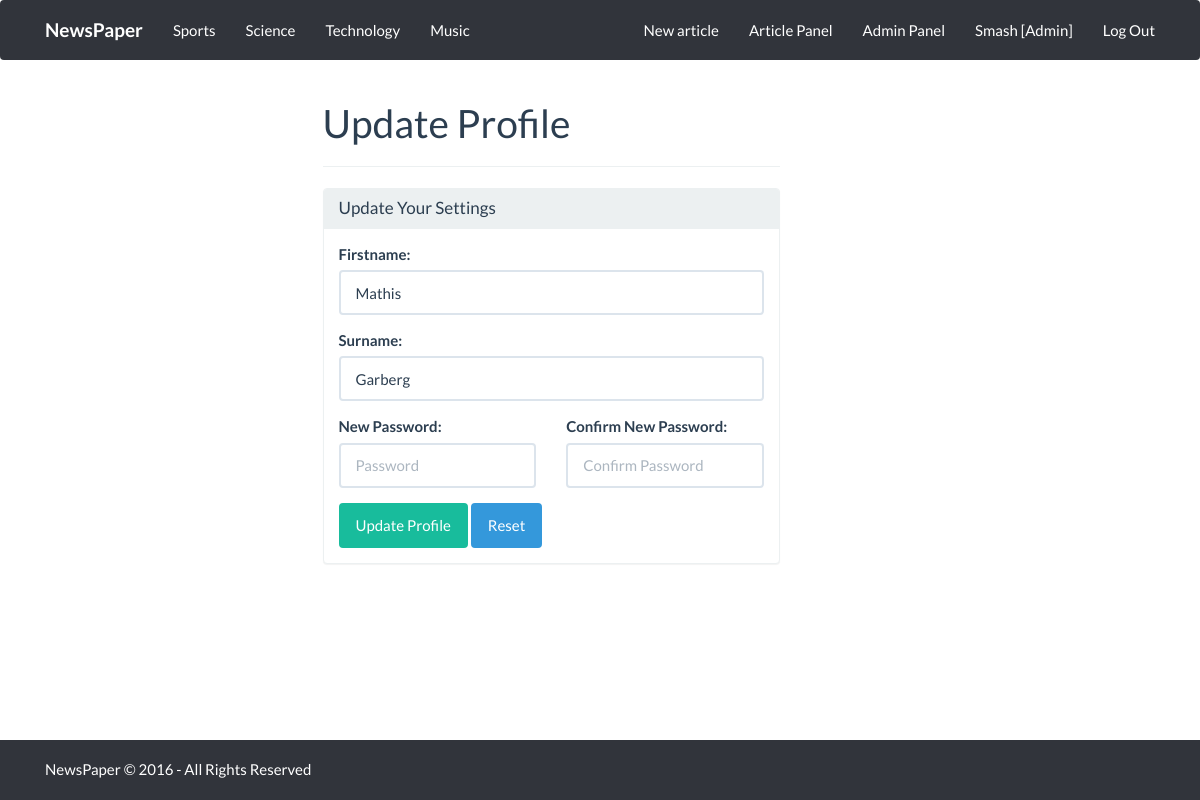
The app's page /profile.php (signed in) with its own data.
### tables this page shows
CREATE TABLE IF NOT EXISTS category (
	category VARCHAR(20)
);

CREATE TABLE IF NOT EXISTS users (
	id INT AUTO_INCREMENT PRIMARY KEY,
	username VARCHAR(32),
	password VARCHAR(128),
	name VARCHAR(30),
	surname VARCHAR(30),
	email VARCHAR(30),
	user_type INT(11)
);

CREATE TABLE IF NOT EXISTS user_type (
	id INT,
	name VARCHAR(255)
);

### includes/functions.php (called while the page is built)
<?php
	if(isset($_SESSION['id'])) {
		$my_id = $_SESSION['id'];
		$user_query = $con->query("SELECT username, user_type FROM users WHERE id = '$my_id'");
		$run_user = $user_query->fetch_array(MYSQLI_ASSOC);
		$username = $run_user['username'];
		$user_type = $run_user['user_type'];
		$query_type = $con->query("SELECT name FROM user_type WHERE id = '$user_type'");
		$run_level = $query_type->fetch_array(MYSQLI_ASSOC);
		$type_name = $run_level['name'];
	}
	else {
		header('Location: register.php');
	}
?>

### profile.php (the view, shortened to what this page needs)
<?php
	require_once('includes/connect.php');
	require_once('includes/functions.php');
?>
<!DOCTYPE html>
<html>
	<head>
		<link rel="stylesheet" type="text/css" href="css/bootstrap.css" />
		<link rel="stylesheet" type="text/css" href="css/style.css" />
		<link rel="stylesheet" type="text/css" href="css/bootstrap.flatfly.css" />
	</head>
	<body>
		<nav class="navbar navbar-default">
			<div class="container">
				<div class="container-fluid">
					<div class="navbar-header">
					  <a class="navbar-brand" href="index.php"><strong>NewsPaper</strong></a>
					</div>
					<ul class="nav navbar-nav">
						<?php
						$qry = $con->query("SELECT * FROM category LIMIT 0,6");
						while($row = $qry->fetch_array()) {
							echo "<li class=\"nav-item\">";
								echo "<a href=articles.php?cat=" . $row['category'] . ">" . $row['category'] . "</a>";
							echo "</li>";
						}
						$id = $_SESSION['id'];
						$qry = $con->query("SELECT * FROM users WHERE id = $id");
						if(!$qry) {
							die("Query Failed: " . mysql_error());
						} else {
							$row = $qry->fetch_array();
						}
						?>
					</ul>
					<ul class="nav navbar-nav navbar-right">
						<li class="nav-item">
							<a href="create_article.php">New article</a>
						</li>
						<li class="nav-item">
							<a href="article_panel.php">Article Panel</a>
						</li>
						<li class="nav-item">
							<?php if($user_type == 1) { ?>
							<a href="admin/admin.php">Admin Panel</a>
							<?php } ?>
						</li>
						<li class="nav-item">
							<a href="profile.php"><?php echo $username; ?> [<?php echo $type_name;  ?>]</a>
						</li>
						<li class="nav-item">
							<a class="nav-link" href="AuthN/logout.php">Log Out</a>
						</li>
					</ul>
				</div>
			</nav>
		<div class="container">
			<div class="row">
				<div class="col-md-5  col-md-offset-3">
					<header>
						<h1>Update Profile</h1>
						<hr>
					</header>
					<div class="panel panel-default">
						<div class="panel-heading">
							<h3 class="panel-title">Update Your Settings</h3>
						</div>
						<div class="panel-body">
							<form method="post">
								<div class="form-group">
									<label for="firstname">Firstname:</label>
									<input type="text" class="form-control" name="name" placeholder="Firstname" value="<?php echo $row['name']; ?>">
								</div>
								<div class="form-group">
									<label for="surname">Surname:</label>
									<input type="text" class="form-control" name="surname" placeholder="Surname" value="<?php echo $row['surname']; ?>">
								</div>
								<div class="row">
									<div class="col-xs-6 col-sm-6 col-md-6">
										<div class="form-group">
											<label for="password">New Password:</label>
											<input type="password" class="form-control" name="password" placeholder="Password">
										</div>
									</div>
									<div class="col-xs-6 col-sm-6 col-md-6">
										<div class="form-group">
											<label for="confirm_password">Confirm New Password:</label>
											<input type="password" class="form-control" name="confirm_password" placeholder="Confirm Password">
										</div>
									</div>
								</div>
								<input type="submit" value="Update Profile" name="update" class="btn btn-success">
								<input type="reset" value="Reset" name="update" class="btn btn-info">
							</form>
						</div>
					</div>
				</div>
			</div>
		</div>
		<div class="navbar navbar-default navbar-fixed-bottom">
			<div class="container">
				<p class="navbar-text">NewsPaper &copy; <?php echo date("Y"); ?> - All Rights Reserved</p>
			</div>
		</div>
	</body>
</html>

### records on screen
category: category "Sports"
category: category "Science"
category: category "Technology"
category: category "Music"
users: username "Smash", name "Mathis", surname "Garberg"
user_type: name "Admin"
